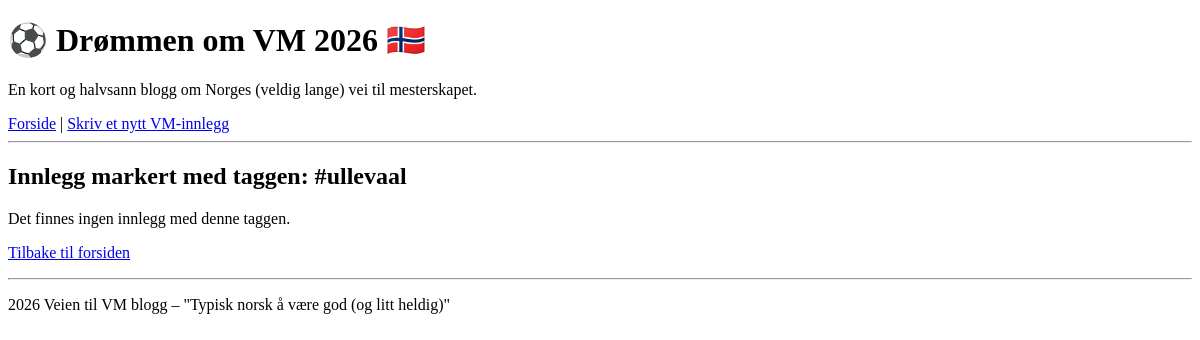
/tags/ullevaal, run on an earlier commit of the app's database.
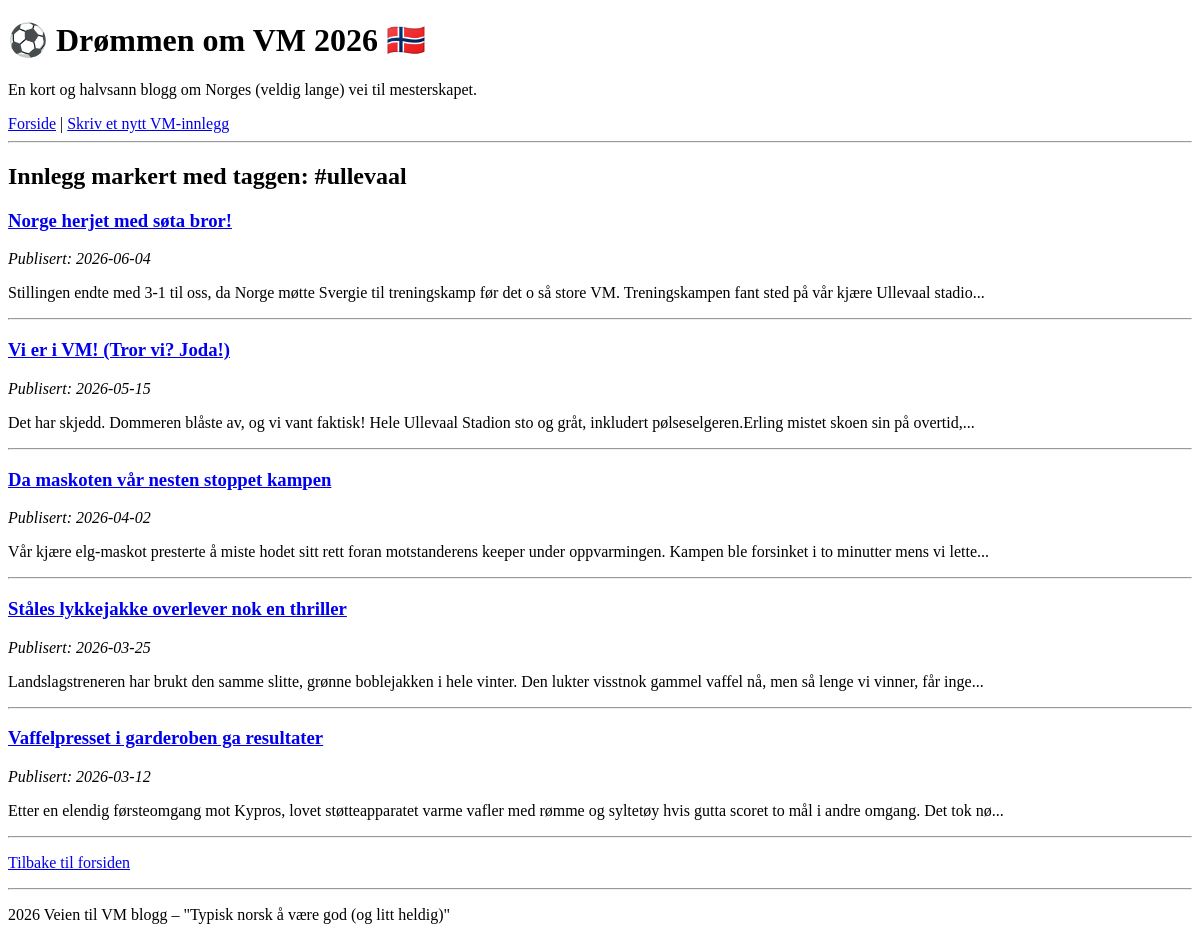
And on a later commit of the database.
### tables this page shows
CREATE TABLE posts (
    id INTEGER PRIMARY KEY AUTOINCREMENT,
    title TEXT NOT NULL,
    publication_date TEXT NOT NULL,
    body TEXT NOT NULL
);

### app.py (the view)
@app.route('/tags/<string:name>')
def show_tag(name):
    raw_posts = g.db.get_posts_by_tag(name)
    posts = []
    for post in raw_posts:
        p = dict(post)
        p['excerpt'] = post['body'].split('\n\n')[0][:150]
        p['tags'] = g.db.get_tags_for_post(post['id'])
        posts.append(p)
    response = render_template('tag.html', tag_name=name, posts=posts)
    return response

### app.py (called while the page is built)
@app.before_request
def load_db():
    global database
    if 'database' in globals() and database is not None:
        g.db = database
    else:
        g.db = BlogDatabase()

### database.py (called while the page is built)
    def cursor(self):
        return self.connection.cursor()

    def get_tags_for_post(self, post_id):
        cur = self.cursor()
        cur.execute('SELECT name FROM tags WHERE post_id = ?', (post_id,))
        return [row['name'] for row in cur.fetchall()]

    def get_posts_by_tag(self, tag_name):
        cur = self.cursor()
        cur.execute('''
            SELECT p.* FROM posts p
            JOIN tags t ON p.id = t.post_id
            WHERE t.name = ?
            ORDER BY p.publication_date DESC
        ''', (tag_name,))
        return cur.fetchall()

### templates/tag.html
{% extends 'layout.html' %}
{% block content %}
<h2>Innlegg markert med taggen: #{{ tag_name }}</h2>
<div class="posts-list">
    {% if not posts %}
        <p>Det finnes ingen innlegg med denne taggen.</p>
    {% else %}
        {% for post in posts %}
        <article class="post-summary">
            <h3><a href="/posts/{{ post.id }}">{{ post.title }}</a></h3>
            <p class="meta-date"><em>Publisert: {{ post.publication_date }}</em></p>
            <p class="excerpt">{{ post.excerpt }}...</p>
            <hr>
        </article>
        {% endfor %}
    {% endif %}
</div>
<p><a href="/">Tilbake til forsiden</a></p>
{% endblock %}

What changed in the data, as far as the page shows it:
added posts: title "Norge herjet med søta bror!", publication_date "2026-06-04", excerpt "Stillingen endte med 3-1 til oss, da Norge møtte Svergie til treningskamp før det o så store VM. Treningskampen fant sted på vår kjære Ullevaal stadio"
now on this page (row edited): posts: title "Vi er i VM! (Tror vi? Joda!)", publication_date "2026-05-15", excerpt "Det har skjedd. Dommeren blåste av, og vi vant faktisk! Hele Ullevaal Stadion sto og gråt, inkludert pølseselgeren.Erling mistet skoen sin på overtid,"
now on this page (row edited): posts: title "Da maskoten vår nesten stoppet kampen", publication_date "2026-04-02", excerpt "Vår kjære elg-maskot presterte å miste hodet sitt rett foran motstanderens keeper under oppvarmingen. Kampen ble forsinket i to minutter mens vi lette"
now on this page (row edited): posts: title "Ståles lykkejakke overlever nok en thriller", publication_date "2026-03-25", excerpt "Landslagstreneren har brukt den samme slitte, grønne boblejakken i hele vinter. Den lukter visstnok gammel vaffel nå, men så lenge vi vinner, får inge"
now on this page (row edited): posts: title "Vaffelpresset i garderoben ga resultater", publication_date "2026-03-12", excerpt "Etter en elendig førsteomgang mot Kypros, lovet støtteapparatet varme vafler med rømme og syltetøy hvis gutta scoret to mål i andre omgang. Det tok nø"
Also different on the page:
text no longer shown: "Det finnes ingen innlegg med denne taggen."
